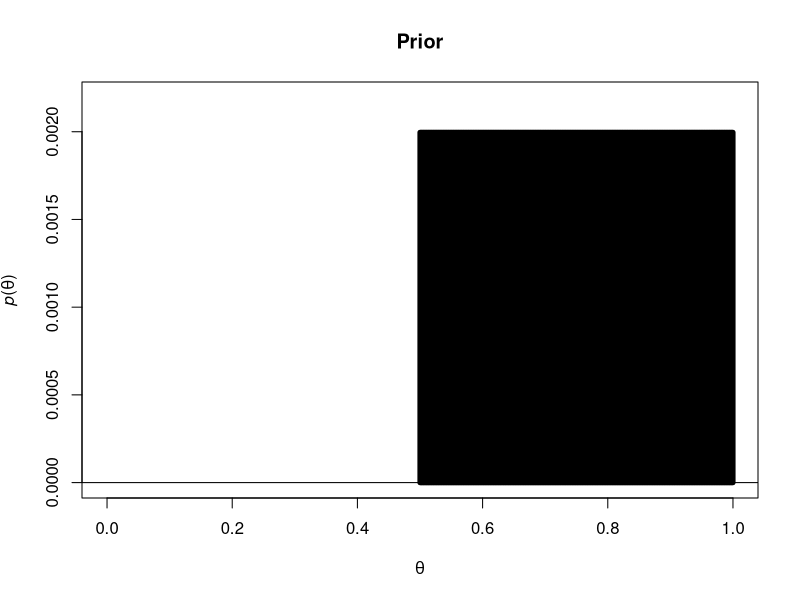
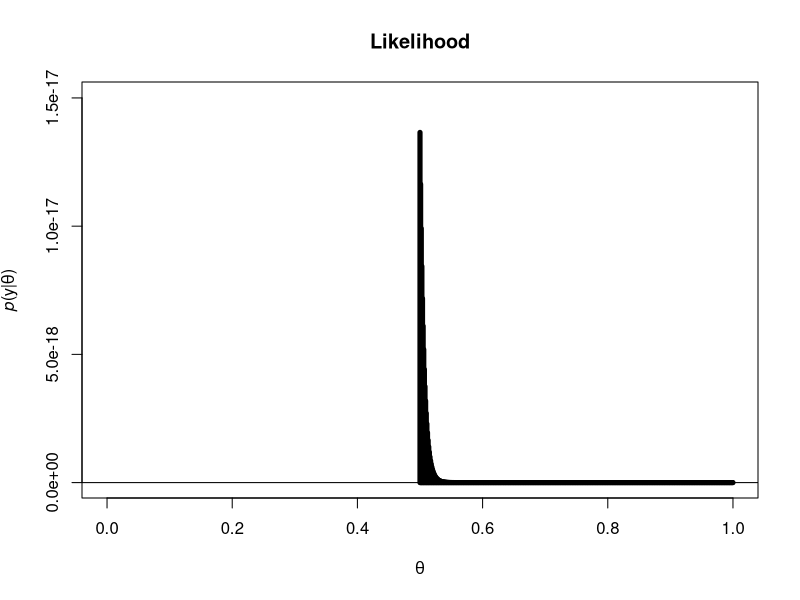
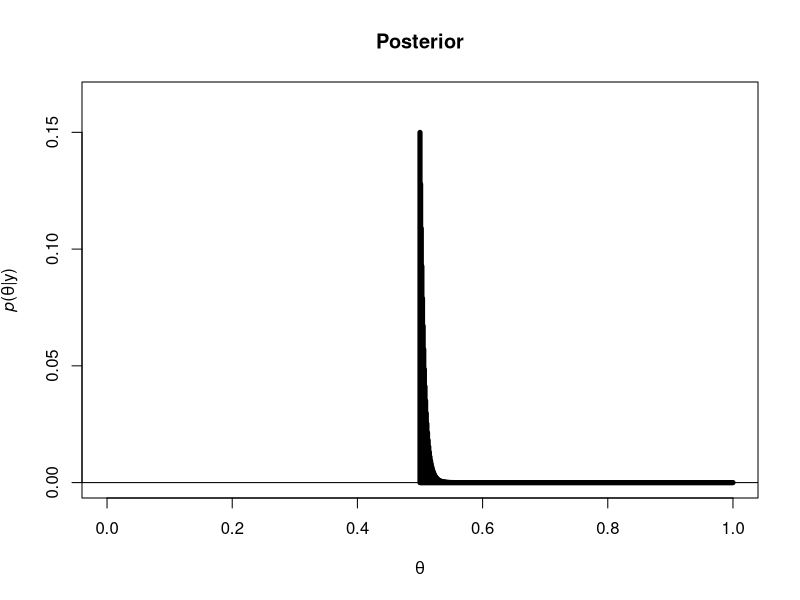

Here is the R script that generated these plots, in order:
# This is for question 4
# Use a discrete prior distribution on θ
theta.g = seq( 0.5, 1 , length=501 )  # grid of thetas used. 
# Prior
PDiscreteTheta <- function(theta.g){ # get pdf for a discrete theta, assuming all values are equally likely
  return( rep(1/length(theta.g),length(theta.g)) )
} 
# Plot
pdf.g <- PDiscreteTheta(theta.g)
ymax <- 1.1*max(pdf.g)
xlab <- expression(theta)
ylab <- expression(paste(italic("p"),"(",theta,")", sep=""))
main <- "Prior"
coluse <- 1
plot(pdf.g~theta.g, type = "h", lwd = 5, main = main, xlim = c(0, 1), ylim = c(0, ymax), ylab = ylab, col = coluse, xlab = xlab)
abline(h=0)
 
#dev.off()

# Compute the Binomial likelihood at each value of Theta:
n <- 100
y <- 10
PDataGivenTheta <- function(theta, nsuccess, samplesize) dbinom(nsuccess, samplesize, theta) 
# Plot the likelihood function for the grid of thetas
pdf.g <- PDataGivenTheta(theta = theta.g, nsuccess = y, samplesize = n)
ymax <- 1.1*max(pdf.g)
ylab <- expression(paste(italic("p"),"(y|",theta,")", sep=""))
main <- "Likelihood"
coluse <- 1
plot(pdf.g~theta.g, type = "h", lwd = 5, main = main, xlim = c(0, 1), ylim = c(0, ymax), ylab = ylab, col = coluse, xlab = xlab)
abline(h=0)
 
#dev.off()

# Compute pData = p(y) and the posterior via Bayes' rule:
PData <- function(theta, nsuccess, samplesize) 
  sum( PDataGivenTheta(theta, nsuccess, samplesize) * PDiscreteTheta(theta) )
PThetaGivenData <- function(theta, nsuccess, samplesize) 
  PDataGivenTheta(theta, nsuccess, samplesize) * PDiscreteTheta(theta) / PData(theta, nsuccess, samplesize)
PData(theta = theta.g, nsuccess = y, samplesize = n) 
## [1] 1.817497e-19
# Plot the posterior for the grid of thetas
pdf.g <- postPdf.g <- PThetaGivenData(theta = theta.g, nsuccess = y, samplesize = n)
ymax <- 1.1*max(pdf.g)
ylab <- expression(paste(italic("p"),"(",theta,"|y)", sep=""))
main <- "Posterior"
coluse <- 1
plot(pdf.g~theta.g, type = "h", lwd = 5, main = main, xlim = c(0, 1), ylim = c(0, ymax), ylab = ylab, col = coluse, xlab = xlab)
abline(h=0)
 
#dev.off()

# get posterior mean
sum(theta.g * postPdf.g)
## [1] 0.5055842
